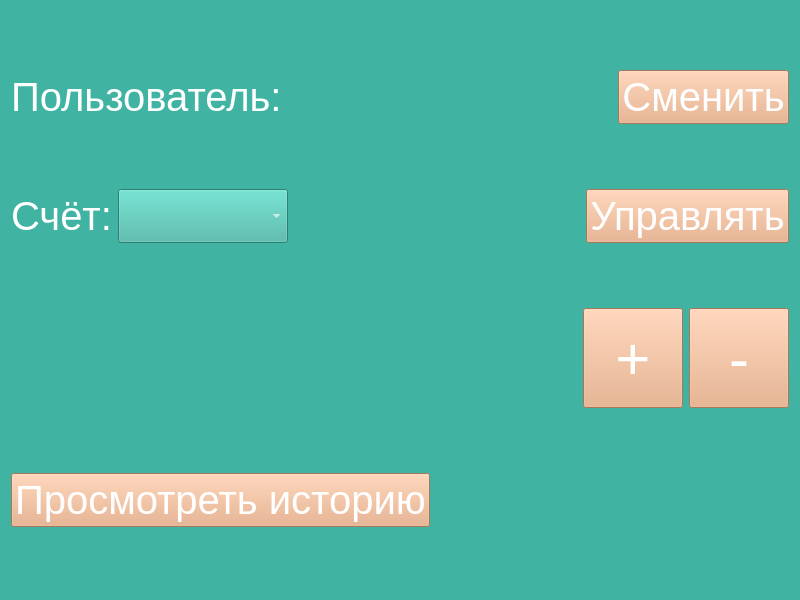
<?xml version="1.0" encoding="UTF-8"?>
<ui version="4.0">
 <class>MyWallet</class>
 <widget class="QWidget" name="MyWallet">
  <property name="geometry">
   <rect>
    <x>0</x>
    <y>0</y>
    <width>800</width>
    <height>600</height>
   </rect>
  </property>
  <property name="minimumSize">
   <size>
    <width>800</width>
    <height>600</height>
   </size>
  </property>
  <property name="maximumSize">
   <size>
    <width>800</width>
    <height>600</height>
   </size>
  </property>
  <property name="windowTitle">
   <string>MyWallet</string>
  </property>
  <property name="styleSheet">
   <string notr="true">QWidget {
background-color: #41B3A3;
color: white;
font-size: 40px;
}
QPushButton {
font-size: 40px;
color: white;
background-color: #E8A87C;
}
QPushButton:pressed {
background-color: white;
color: #E27D60;
}
QPushButton:hover:!pressed{
background-color: #E27D60;
}</string>
  </property>
  <layout class="QHBoxLayout" name="horizontalLayout_6">
   <item>
    <layout class="QVBoxLayout" name="verticalLayout_2">
     <item>
      <layout class="QHBoxLayout" name="horizontalLayout_5">
       <item>
        <widget class="QLabel" name="userLabel">
         <property name="sizePolicy">
          <sizepolicy hsizetype="Preferred" vsizetype="Preferred">
           <horstretch>0</horstretch>
           <verstretch>0</verstretch>
          </sizepolicy>
         </property>
         <property name="maximumSize">
          <size>
           <width>16777215</width>
           <height>16777215</height>
          </size>
         </property>
         <property name="styleSheet">
          <string notr="true"/>
         </property>
         <property name="text">
          <string>Пользователь:</string>
         </property>
         <property name="wordWrap">
          <bool>false</bool>
         </property>
        </widget>
       </item>
       <item>
        <spacer name="horizontalSpacer_5">
         <property name="orientation">
          <enum>Qt::Horizontal</enum>
         </property>
         <property name="sizeHint" stdset="0">
          <size>
           <width>40</width>
           <height>20</height>
          </size>
         </property>
        </spacer>
       </item>
       <item>
        <widget class="QPushButton" name="changeUserButton">
         <property name="sizePolicy">
          <sizepolicy hsizetype="Minimum" vsizetype="Fixed">
           <horstretch>0</horstretch>
           <verstretch>0</verstretch>
          </sizepolicy>
         </property>
         <property name="maximumSize">
          <size>
           <width>14124142</width>
           <height>16777215</height>
          </size>
         </property>
         <property name="styleSheet">
          <string notr="true"/>
         </property>
         <property name="text">
          <string>Сменить</string>
         </property>
         <property name="autoRepeat">
          <bool>false</bool>
         </property>
        </widget>
       </item>
      </layout>
     </item>
     <item>
      <layout class="QHBoxLayout" name="horizontalLayout_4">
       <item>
        <widget class="QLabel" name="accountLabel">
         <property name="styleSheet">
          <string notr="true"/>
         </property>
         <property name="text">
          <string>Счёт:</string>
         </property>
         <property name="wordWrap">
          <bool>false</bool>
         </property>
        </widget>
       </item>
       <item>
        <widget class="QComboBox" name="accountComboBox">
         <property name="sizePolicy">
          <sizepolicy hsizetype="Maximum" vsizetype="Fixed">
           <horstretch>0</horstretch>
           <verstretch>0</verstretch>
          </sizepolicy>
         </property>
         <property name="focusPolicy">
          <enum>Qt::ClickFocus</enum>
         </property>
         <property name="styleSheet">
          <string notr="true"/>
         </property>
        </widget>
       </item>
       <item>
        <spacer name="horizontalSpacer">
         <property name="orientation">
          <enum>Qt::Horizontal</enum>
         </property>
         <property name="sizeType">
          <enum>QSizePolicy::Expanding</enum>
         </property>
         <property name="sizeHint" stdset="0">
          <size>
           <width>128</width>
           <height>20</height>
          </size>
         </property>
        </spacer>
       </item>
       <item>
        <widget class="QPushButton" name="AccountButton">
         <property name="styleSheet">
          <string notr="true"/>
         </property>
         <property name="text">
          <string>Управлять</string>
         </property>
        </widget>
       </item>
      </layout>
     </item>
     <item>
      <layout class="QHBoxLayout" name="horizontalLayout_3" stretch="0,0,0">
       <item>
        <layout class="QVBoxLayout" name="verticalLayout">
         <item>
          <widget class="QLabel" name="accountAmount">
           <property name="styleSheet">
            <string notr="true"/>
           </property>
           <property name="text">
            <string/>
           </property>
          </widget>
         </item>
         <item>
          <widget class="QLabel" name="accountComment">
           <property name="styleSheet">
            <string notr="true">QWidget {
font-size: 25px;
color:rgb(225, 225, 225);
}</string>
           </property>
           <property name="text">
            <string/>
           </property>
           <property name="wordWrap">
            <bool>true</bool>
           </property>
          </widget>
         </item>
        </layout>
       </item>
       <item>
        <spacer name="horizontalSpacer_6">
         <property name="orientation">
          <enum>Qt::Horizontal</enum>
         </property>
         <property name="sizeHint" stdset="0">
          <size>
           <width>40</width>
           <height>20</height>
          </size>
         </property>
        </spacer>
       </item>
       <item>
        <layout class="QHBoxLayout" name="horizontalLayout_2">
         <item>
          <widget class="QPushButton" name="addMoneyButton">
           <property name="sizePolicy">
            <sizepolicy hsizetype="Minimum" vsizetype="Fixed">
             <horstretch>0</horstretch>
             <verstretch>0</verstretch>
            </sizepolicy>
           </property>
           <property name="minimumSize">
            <size>
             <width>100</width>
             <height>100</height>
            </size>
           </property>
           <property name="maximumSize">
            <size>
             <width>100</width>
             <height>100</height>
            </size>
           </property>
           <property name="styleSheet">
            <string notr="true">QPushButton {
font-size: 60px;
}</string>
           </property>
           <property name="text">
            <string>+</string>
           </property>
          </widget>
         </item>
         <item>
          <widget class="QPushButton" name="takeMoneyButton">
           <property name="sizePolicy">
            <sizepolicy hsizetype="Fixed" vsizetype="Fixed">
             <horstretch>0</horstretch>
             <verstretch>0</verstretch>
            </sizepolicy>
           </property>
           <property name="minimumSize">
            <size>
             <width>100</width>
             <height>100</height>
            </size>
           </property>
           <property name="maximumSize">
            <size>
             <width>100</width>
             <height>100</height>
            </size>
           </property>
           <property name="styleSheet">
            <string notr="true">QPushButton {
font-size: 60px;
}</string>
           </property>
           <property name="text">
            <string>-</string>
           </property>
          </widget>
         </item>
        </layout>
       </item>
      </layout>
     </item>
     <item>
      <layout class="QHBoxLayout" name="horizontalLayout">
       <item>
        <widget class="QPushButton" name="historyViewButton">
         <property name="styleSheet">
          <string notr="true"/>
         </property>
         <property name="text">
          <string>Просмотреть историю</string>
         </property>
        </widget>
       </item>
       <item>
        <spacer name="horizontalSpacer_2">
         <property name="orientation">
          <enum>Qt::Horizontal</enum>
         </property>
         <property name="sizeHint" stdset="0">
          <size>
           <width>148</width>
           <height>20</height>
          </size>
         </property>
        </spacer>
       </item>
      </layout>
     </item>
    </layout>
   </item>
  </layout>
 </widget>
 <resources/>
 <connections/>
</ui>
